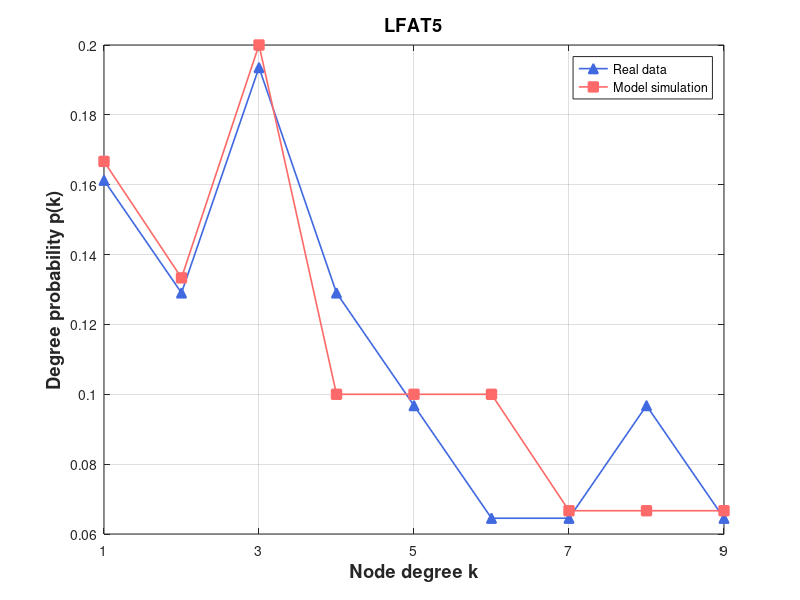

Here is the MATLAB script that generated this plot:
% Create some data
% 定义度数直方图

degree_hist1 = [0, 5, 4, 6, 4, 3, 2, 2, 3, 2];
degree_hist2 = [0, 5, 4, 6, 3, 3, 3, 2, 2, 2];

% 将度数直方图转换为浮点型数组

degree_hist1 = double(degree_hist1);
degree_hist2 = double(degree_hist2);

degree1 = degree_hist1(2:end);
degree2 = degree_hist2(2:end);
% 计算度数概率
degree_prob1 = degree1 / sum(degree1);
degree_prob2 = degree2 / sum(degree2);

figure

set(gca, 'FontSize', 12);

  
plot(1:length(degree_prob1), degree_prob1, '^-','Color',[65/256,105/256,225/256],'LineWidth',1.2,'Markersize',7,'MarkerFaceColor',[65/256,105/256,225/256])

hold on
%plot(eb, predictionData,'ro-','LineWidth',1.2,'Markersize',7,'MarkerFaceColor','r')
%plot(eb, predictionData, 's-','Color',[171/256,130/256,255/256],'LineWidth',1.2,'Markersize',7,'MarkerFaceColor',[171/256,130/256,255/256]) 
%plot(eb, epsilon7, 's-','Color',[0/256,206/256,209/256],'LineWidth',1.2,'Markersize',7,'MarkerFaceColor',[0/256,206/256,209/256])

%plot(eb, size700, 's-','Color',[171/256,130/256,255/256],'LineWidth',1.2,'Markersize',7,'MarkerFaceColor',[171/256,130/256,255/256]) %Purple
plot(1:length(degree_prob2), degree_prob2, 's-','Color',[255/256,106/256,106/256],'LineWidth',1.2,'Markersize',7,'MarkerFaceColor',[255/256,106/256,106/256])



% Turn on the grid
grid on

% Add title and axis labels
%title('Performance of Baseband QPSK')
xlabel('Node degree k','FontSize',13.2,'FontWeight','bold')
ylabel('Degree probability p(k)','FontSize',13.2,'FontWeight','bold')
legend('Real data', 'Model simulation')
% title('Wikibooks (Initial)', 'FontSize', 13.2, 'FontWeight', 'bold')
title('LFAT5', 'FontSize', 13.2, 'FontWeight', 'bold')
% axis([0.03 1.02 0 0.35])
%set(gca,'xtick',[xmin:step:xmax])
% set(gca,'xtick',[1:1000:11000])
set(gca,'xtick', 1:2:max(length(degree_prob1),length(degree_prob2)))
% set(gca,'xticklabels',{'0','0.16','0.32','0.48','0.64','0.80'});
%set(gca,'ytick',[0:0.05:0.35])
xlim([1 max(length(degree_prob1),length(degree_prob2))])
%set(gca,'xscale','log')